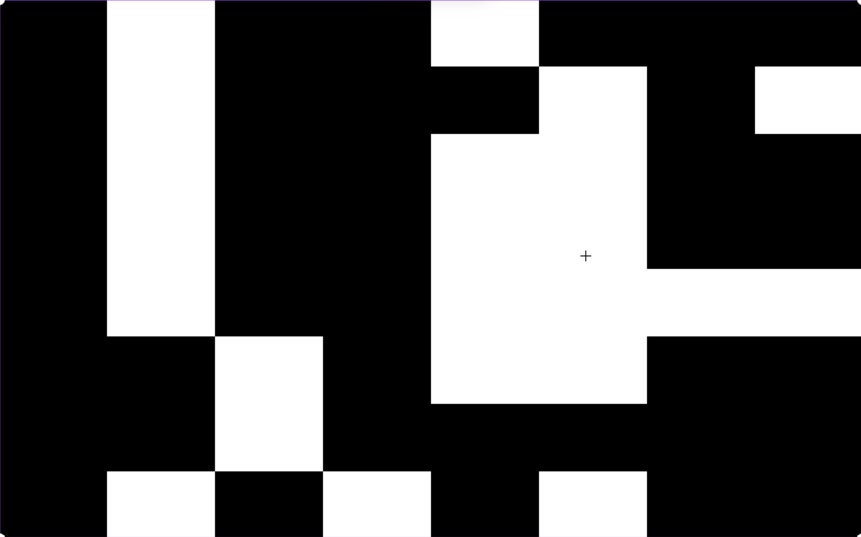
#> input picture distorted.jpg, 861 x 537 px
$ python -i reciever_v3.py   (imports and definitions only)
#> lines starting #> are read from the running program, lines starting #| are printed output that depends on the picture; after the words box and inside, x2 and y2 are one past the last pixel; in counts of white or black regions, pixels touching at a corner belong together
#> further down, picture is the input picture: shape (537, 861, 3); mean B, G, R 92.1, 91.9, 92
# --- Imports ---
import cv2
import numpy as np
import time

# --- Configuration ---
sender_output_width = 1920
sender_output_height = 1200

reference_image_seed = 42
reference_image_duration = 2.0

fps = 30

ROWS = 8
COLUMNS = 8

bit_time = 0.5  # time per bit
sync_color = (0, 255, 0)
delimiter_color = (0, 0, 255)

# --- Camera setup ---
# [4 lines not run here, left out]

# --- Helper functions ---

# [4 lines left out: function generate_reference_image, not called in this run]

def read_cell_color(cell):
    """Determine dominant color in a cell"""
    hsv = cv2.cvtColor(cell, cv2.COLOR_BGR2HSV)
    # color thresholds
    red_mask = cv2.inRange(hsv, (0,100,100), (10,255,255)) | cv2.inRange(hsv, (160,100,100), (179,255,255))
    white_mask = cv2.inRange(hsv, (0,0,200), (180,30,255))
    black_mask = cv2.inRange(hsv, (0,0,0), (180,255,50))

    red_count = cv2.countNonZero(red_mask)
    white_count = cv2.countNonZero(white_mask)
    black_count = cv2.countNonZero(black_mask)

    if red_count > white_count and red_count > black_count:
        return "red"
    elif white_count > black_count:
        return "white"
    else:
        return "black"

# [28 lines left out: functions find_screen, deskew_screen, not called in this run]

def extract_bits(screen_frame):
    """Split the screen into ROWS x COLUMNS and read bits"""
    bits = ""
    h, w, _ = screen_frame.shape
#> h = 537; w = 861
    cell_h = h // ROWS
#> cell_h = 67
    cell_w = w // COLUMNS
#> cell_w = 107

    for r in range(ROWS):
        for c in range(COLUMNS):
            cell = screen_frame[r*cell_h:(r+1)*cell_h, c*cell_w:(c+1)*cell_w]
            color = read_cell_color(cell)
            bit = "1" if color == "white" else "0"
            bits += bit
#> this loop made 8 passes
#> pass 1, in read_cell_color, `white_mask = cv2.inRange(hsv, (0,0,200), (180,30,255))`:
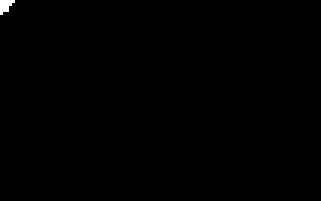
#> white_mask: shape (67, 107) (shown 3 times larger); 0.22% white; 1 white region (1 under 20 px)
#> pass 1, in read_cell_color, `black_mask = cv2.inRange(hsv, (0,0,0), (180,255,50))`:
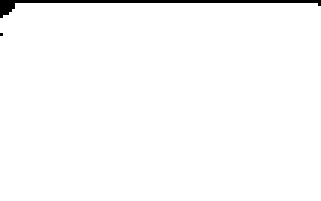
#> black_mask: shape (67, 107) (shown 3 times larger); 98.2% white; black in thin lines or dots, all inside (x1, y1, x2, y2) = (0, 0, 107, 12)
    return bits

# --- Main loop ---
# [62 lines left out: function receive_message, not called in this run]

# [2 lines not run here, left out]

>>> import cv2
>>> picture = cv2.imread('../distorted.jpg')
>>> result = extract_bits(picture)
